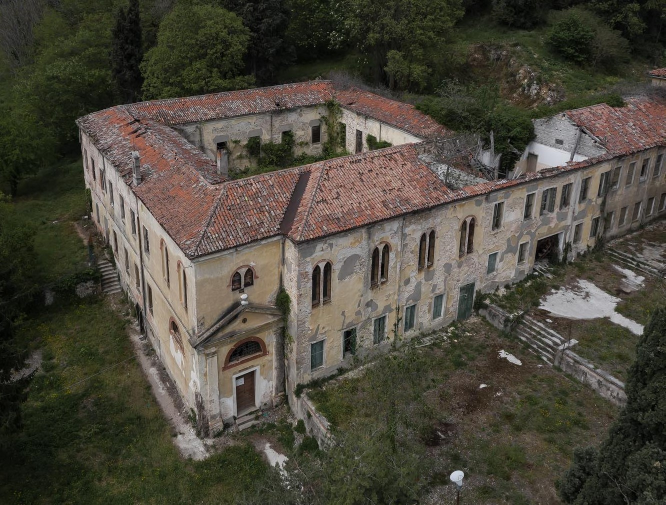
//> input picture pictures/tmp2.jpg, 1331 x 1009 px (shown at 1/2 size)
$ ./main   (built with g++ and OpenCV 4)
//> lines starting //> are read from the running program, lines starting //| are printed output that depends on the picture
#include <iostream>
#include "C:\opencv\sources\include\opencv2\opencv.hpp"
#include <opencv2/opencv.hpp>
#include <mutex>
#include "cvpuzz_math.h"
#include <cmath>


using namespace std;

using namespace cv;


    // [88 lines left out: function templatematching, not called in this run]


        vector<Point_<int>> location (int threshold , Mat& origin, Mat& excerpt)

        {

        Mat origin_bw(origin.rows,origin.cols,CV_8U);
        Mat excerpt_bw(excerpt.rows,excerpt.cols,CV_8U);;

        cvtColor(origin,origin_bw,COLOR_BGR2GRAY);
        cvtColor(excerpt,excerpt_bw,COLOR_BGR2GRAY);


        cvpuzz::blurring(origin_bw,origin_bw.rows,origin_bw.cols);
        cvpuzz::blurring(excerpt_bw,excerpt_bw.rows,excerpt_bw.cols);


        imshow("og_bw",origin_bw);
        waitKey(200);
        imshow("ex_bw",excerpt_bw);
        waitKey(0);

    int most_hits = 0;
    int min_dif = 100000000 ;
    Point_<int> most_hits_point = Point_(0,0);
    Point_<int> most_hits_point_end = Point_(0,0);
    int w = (origin_bw.cols - 1 );
    int h = (origin_bw.rows - 1 );
    int we = (excerpt_bw.cols - 1 );
    int he = (excerpt_bw.rows - 1 );


    for (int i = 0 ; i < ((w-we-1)) ; i++)
    {
        //Eine "Progress-Bar"


        if (i % ( (w-we) / 100 ) == 0 )
        {
            cout << (i / ( (w-we) / 100 ) ) << "%" << endl;
        }


        for (int j = 0; j < (((h-he)-1)/2); j++) {


            int hits = templatematching(threshold,origin_bw,excerpt_bw,i,j*2);


            //cout << " Hits: " << hits << " " << endl ;


            if (hits == (origin_bw.cols*origin_bw.rows)) break;


            if (min_dif > hits)
            {

                min_dif = hits;
                most_hits_point = Point_((i) , (j) );

            }


            // [7 lines of commented-out code are left out]


        }


    }


    most_hits_point_end = Point_(( (most_hits_point.x) + (excerpt_bw.cols) ) , ( (most_hits_point.y) +(excerpt_bw.rows) ));


    return{most_hits_point , most_hits_point_end};


        }


int main()
{

        const String projectpath = "C:\\Users\\Tim\\CLionProject\\cvpuzz" ;

    cv::Mat testbild = cv::imread((projectpath+"\\pictures\\tmp2.jpg"));
//> testbild is the input picture: 1009 rows x 1331 cols, CV_8UC3; mean B, G, R 61.1, 72.2, 76.3
    cv::Mat ausschnitt2 = cv::imread(projectpath+"\\pictures\\tmpausschnitt3.jpg");
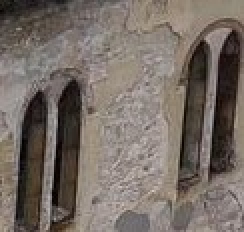
//> input picture pictures/tmpausschnitt3.jpg, 122 x 116 px (shown 2 times larger)
//> ausschnitt2 is the input picture: 116 rows x 122 cols, CV_8UC3; mean B, G, R 101.4, 108.5, 118.3
    cv::Mat ausschnitt = cv::imread(projectpath+"\\pictures\\tmpausschnitt31.jpg");
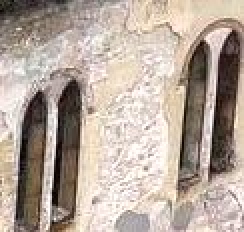
//> input picture pictures/tmpausschnitt31.jpg, 122 x 116 px (shown 2 times larger)
//> ausschnitt is the input picture: 116 rows x 122 cols, CV_8UC3; mean B, G, R 156.3, 167.1, 181.3
    cv::Mat ausschnitt3 = cv::imread(projectpath+"\\pictures\\tmpausschnitt32.jpg");
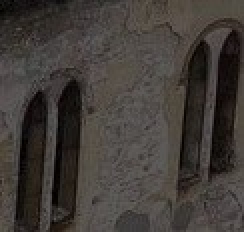
//> input picture pictures/tmpausschnitt32.jpg, 122 x 116 px (shown 2 times larger)
//> ausschnitt3 is the input picture: 116 rows x 122 cols, CV_8UC3; mean B, G, R 56.4, 60.5, 65.7


    //cv::imshow("fenster", testbild);

    cv::waitKey(100);

    //cv::imshow("Ausschitt",ausschnitt);

    //waitKey(20000);


    vector<Point_<int>> result = location( 20 ,testbild,ausschnitt2);
//> in location, `cvtColor(origin,origin_bw,COLOR_BGR2GRAY);`:
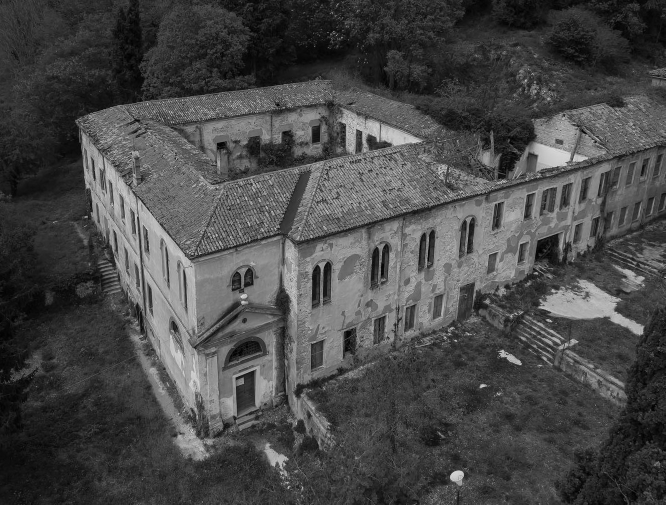
//> origin_bw: 1009 rows x 1331 cols, CV_8UC1 (shown at 1/2 size); min 0, max 254, mean 72.2
//> (the run ends here: the program needs code that is not available in this run, at `cvpuzz::blurring(origin_bw,origin_bw.rows,origin_bw.cols);`)
